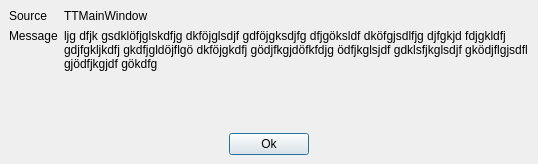
<ui version="4.0" >
 <class>TTMessageWindow</class>
 <widget class="QDialog" name="TTMessageWindow" >
  <property name="geometry" >
   <rect>
    <x>0</x>
    <y>0</y>
    <width>538</width>
    <height>164</height>
   </rect>
  </property>
  <property name="windowTitle" >
   <string>Dialog</string>
  </property>
  <layout class="QGridLayout" >
   <property name="leftMargin" >
    <number>9</number>
   </property>
   <property name="topMargin" >
    <number>9</number>
   </property>
   <property name="rightMargin" >
    <number>9</number>
   </property>
   <property name="bottomMargin" >
    <number>9</number>
   </property>
   <property name="horizontalSpacing" >
    <number>6</number>
   </property>
   <property name="verticalSpacing" >
    <number>6</number>
   </property>
   <item row="0" column="1" >
    <layout class="QVBoxLayout" >
     <property name="spacing" >
      <number>6</number>
     </property>
     <property name="leftMargin" >
      <number>0</number>
     </property>
     <property name="topMargin" >
      <number>0</number>
     </property>
     <property name="rightMargin" >
      <number>0</number>
     </property>
     <property name="bottomMargin" >
      <number>0</number>
     </property>
     <item>
      <widget class="QLabel" name="laCallerText" >
       <property name="sizePolicy" >
        <sizepolicy vsizetype="Fixed" hsizetype="Preferred" >
         <horstretch>5</horstretch>
         <verstretch>0</verstretch>
        </sizepolicy>
       </property>
       <property name="text" >
        <string>TTMainWindow</string>
       </property>
       <property name="alignment" >
        <set>Qt::AlignLeading|Qt::AlignLeft|Qt::AlignTop</set>
       </property>
      </widget>
     </item>
     <item>
      <widget class="QLabel" name="laMessageText" >
       <property name="sizePolicy" >
        <sizepolicy vsizetype="Preferred" hsizetype="Preferred" >
         <horstretch>5</horstretch>
         <verstretch>0</verstretch>
        </sizepolicy>
       </property>
       <property name="text" >
        <string>ljg dfjk gsdklöfjglskdfjg dkföjglsdjf gdföjgksdjfg dfjgöksldf dköfgjsdlfjg djfgkjd fdjgkldfj gdjfgkljkdfj gkdfjgldöjflgö dkföjgkdfj gödjfkgjdöfkfdjg ödfjkglsjdf gdklsfjkglsdjf gködjflgjsdfl gjödfjkgjdf gökdfg</string>
       </property>
       <property name="textFormat" >
        <enum>Qt::PlainText</enum>
       </property>
       <property name="alignment" >
        <set>Qt::AlignLeading|Qt::AlignLeft|Qt::AlignTop</set>
       </property>
       <property name="wordWrap" >
        <bool>true</bool>
       </property>
      </widget>
     </item>
    </layout>
   </item>
   <item row="0" column="0" >
    <layout class="QVBoxLayout" >
     <property name="spacing" >
      <number>6</number>
     </property>
     <property name="leftMargin" >
      <number>0</number>
     </property>
     <property name="topMargin" >
      <number>0</number>
     </property>
     <property name="rightMargin" >
      <number>0</number>
     </property>
     <property name="bottomMargin" >
      <number>0</number>
     </property>
     <item>
      <widget class="QLabel" name="laCaller" >
       <property name="sizePolicy" >
        <sizepolicy vsizetype="Fixed" hsizetype="Fixed" >
         <horstretch>0</horstretch>
         <verstretch>0</verstretch>
        </sizepolicy>
       </property>
       <property name="text" >
        <string>Source</string>
       </property>
       <property name="alignment" >
        <set>Qt::AlignLeading|Qt::AlignLeft|Qt::AlignTop</set>
       </property>
      </widget>
     </item>
     <item>
      <widget class="QLabel" name="laMessage" >
       <property name="sizePolicy" >
        <sizepolicy vsizetype="Preferred" hsizetype="Fixed" >
         <horstretch>0</horstretch>
         <verstretch>0</verstretch>
        </sizepolicy>
       </property>
       <property name="text" >
        <string>Message</string>
       </property>
       <property name="alignment" >
        <set>Qt::AlignLeading|Qt::AlignLeft|Qt::AlignTop</set>
       </property>
      </widget>
     </item>
    </layout>
   </item>
   <item row="1" column="0" colspan="2" >
    <layout class="QHBoxLayout" >
     <property name="spacing" >
      <number>6</number>
     </property>
     <property name="leftMargin" >
      <number>0</number>
     </property>
     <property name="topMargin" >
      <number>0</number>
     </property>
     <property name="rightMargin" >
      <number>0</number>
     </property>
     <property name="bottomMargin" >
      <number>0</number>
     </property>
     <item>
      <spacer>
       <property name="orientation" >
        <enum>Qt::Horizontal</enum>
       </property>
       <property name="sizeHint" >
        <size>
         <width>40</width>
         <height>20</height>
        </size>
       </property>
      </spacer>
     </item>
     <item>
      <widget class="QPushButton" name="acceptBtn" >
       <property name="text" >
        <string>Ok</string>
       </property>
       <property name="icon" >
        <iconset resource="ttmessagewindow.qrc" >:/pixmaps/pixmaps/button_ok.xpm</iconset>
       </property>
      </widget>
     </item>
     <item>
      <spacer>
       <property name="orientation" >
        <enum>Qt::Horizontal</enum>
       </property>
       <property name="sizeHint" >
        <size>
         <width>40</width>
         <height>20</height>
        </size>
       </property>
      </spacer>
     </item>
    </layout>
   </item>
  </layout>
 </widget>
 <resources>
  <include location="ttmessagewindow.qrc" />
 </resources>
 <connections/>
</ui>
